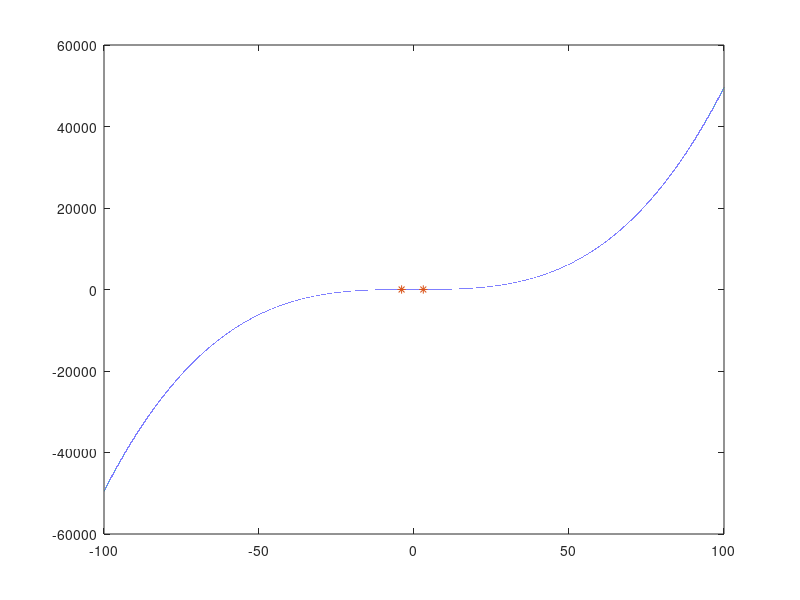

This figure's MATLAB source:
clear 
clc
close all
x = [-4 3 ]; %x???x
y = [3  5]; %y???
s = [2 1]; %???

F = [x(1)^3     x(1)^2      x(1)        1;
     x(2)^3     x(2)^2      x(2)        1;
     3*x(1)^2   2*x(1)      1           0;
     3*x(2)^2   2*x(2)      1           0]
 
rank(F)
 
B =[y(1);
    y(2);
    s(1);
    s(2)]

A = F\B

c = -100:0.001:100;
v = A(1)*c.^3 +A(2)*c.^2 + A(3)*c +A(4);

plot(c,v)
hold on
plot(x,y,'*')